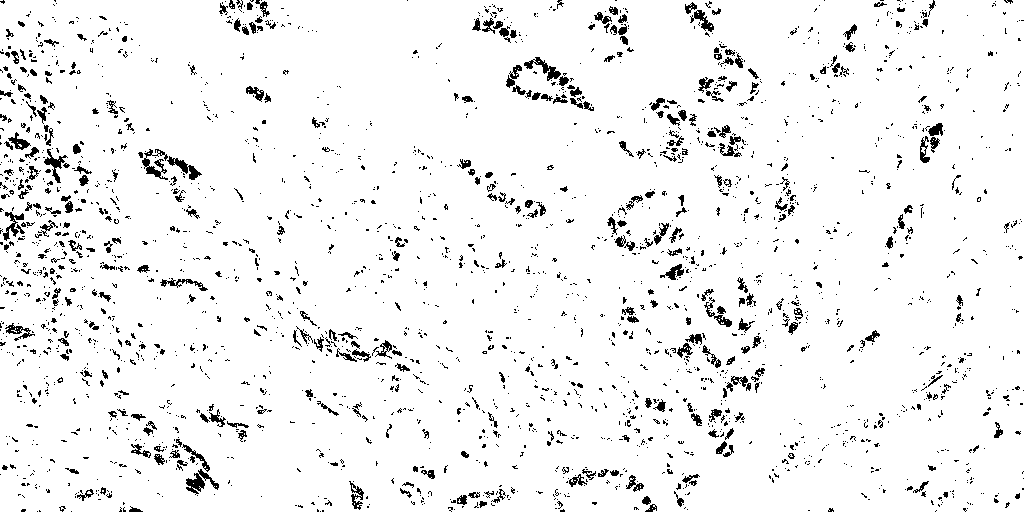
#> input picture anapath/notebooks/image_resultat.png, 1024 x 512 px, given in place of tile_02102_c74_r1_c2.png, which was not available
$ jupyter execute --allow-errors tile_manip.ipynb   (shell and % lines are left out)
#> lines starting #> are read from the running program, lines starting #| are printed output that depends on the picture; pictures that were not available may be replaced by others from this repository, and a replacement may not be noted
[cell 1]
import os

from PIL import Image
import numpy as np
import openslide
import numpy as np
import cv2
from PIL import Image
import matplotlib.pyplot as plt
import multiprocessing
from io import BytesIO
from pathlib import Path
import pandas as pd
import time
from concurrent.futures import ThreadPoolExecutor
import csv


Min_SIZE_MB = 13.5  # Taille max par tuile (en Mo)
tile_size_l = 4096
tile_size_h = 2048  # Taille des tuiles
level = 0  # Niveau de zoom OpenSlide (0 = max résolution)
train_tumor_path = "/mnt/c/Users/grego/Documents/Projet_ML/Data/Dataset/train/tumor"
train_normal_path = "/mnt/c/Users/grego/Documents/Projet_ML/Data/Dataset/train/normal"
treated_tumor_path='/mnt/c/Users/grego/Documents/Projet_ML/Data/TREATED/tumor'
treated_normal_path='/mnt/c/Users/grego/Documents/Projet_ML/Data/TREATED/normal'
totreat_tumor_path = '/mnt/c/Users/grego/Documents/Projet_ML/Data/TOTREAT/tumor'
totreat_normal_path = '/mnt/c/Users/grego/Documents/Projet_ML/Data/TOTREAT/normal'

os.environ["OMP_NUM_THREADS"] = "16"  # Ajustez selon votre nombre de cœurs
os.environ["MKL_NUM_THREADS"] = "16"
input_path = "/mnt/c/Users/grego/Documents/Projet_ML/Data/TOTREAT/tumor" # / a la fin
val_path='/mnt/c/Users/grego/Documents/Projet_ML/Data/Dataset/val'
train_path='/mnt/c/Users/grego/Documents/Projet_ML/Data/Dataset/train'

[cell 2]
from pathlib import Path
listfile = list(Path(train_normal_path).glob('*.png'))
len(listfile)

#> (a cell that did not finish here is left out)

[cell 4]
import os
import re
import random

def select_random_files_by_index(directory, num_files=15):
    """
    Sélectionne aléatoirement un certain nombre de fichiers ayant le même indice.

    Args:
        directory (str): Chemin vers le répertoire contenant les fichiers
        num_files (int): Nombre de fichiers à sélectionner (défaut: 5)

    Returns:
        list: Liste des fichiers sélectionnés
    """
#> called with num_files = 15
    all_files = [f for f in os.listdir(directory) if os.path.isfile(os.path.join(directory, f))]

    # Extraire les indices des fichiers
    indices = {}
    for filename in all_files:
        # Utiliser une expression régulière pour extraire l'indice
        match = re.search(r'tile_([a-zA-Z0-9]+)_', filename)
        if match:
            index = match.group(1)
            if index not in indices:
                indices[index] = []
            indices[index].append(filename)
    print(indices)
    # Dictionnaire pour stocker les résultats
    selected_files_by_index = {}

    # Pour chaque indice, sélectionner des fichiers aléatoires
    for index, files in indices.items():
        # Si suffisamment de fichiers sont disponibles pour cet indice
        if len(files) >= num_files:
            # Si suffisamment de fichiers sont disponibles, en sélectionner 5 aléatoirement
            selected_files_by_index[index] = random.sample(files, num_files)
        else:
            # Si moins de 5 fichiers sont disponibles, prendre tous les fichiers
            selected_files_by_index[index] = files

    return selected_files_by_index

# Exemple d'utilisation
if __name__ == "__main__":
    directory_path = train_normal_path  # Remplacez par votre chemin
    selected_normal_files = select_random_files_by_index(directory_path)

    print(f"Fichiers sélectionnés avec le même indice:")
    for indice, file in selected_normal_files.items():
        print(f"{indice} : {file}")

[cell 5]
pd.DataFrame(selected_normal_files.keys())

[cell 6]
all_files = [f for f in os.listdir(train_tumor_path) if os.path.isfile(os.path.join(train_tumor_path, f))]
#> (the rest of this cell did not finish here and is left out)

[cell 7]
from natsort import natsort_keygen
result = pd.DataFrame(all_files).rename(columns={0: 'fichier'})
result = result.sort_values('fichier', key=natsort_keygen())
result
result['lame']=result['fichier'].apply(lambda x: x.split(sep='_')[1])
result['tx_c_t'] = "TBD"
result['label'] = "TBD"

result

#> (a cell that did not finish here is left out)

[cell 9]
import random
import shutil
# [36 lines left out: function move_unselected_files, not called in this run]

#> (a cell that did not finish here is left out)

[cell 11]
from anapath.lib import who_am_i

[cell 12]
import sys
print(sys.path)  # Vérifier que le chemin contenant anapath est bien là

#> (a cell that did not finish here is left out)

[cell 14]
filepath = f"{train_tumor_path}/tile_02102_c74_r1_c2.png"
image = Image.open(filepath)
#> image is the input picture: PIL image 1024x512 L; 94.6% white; black in thin lines or dots
img1 = np.array(image)
img1.shape

from sklearn.cluster import KMeans

X = img1.reshape(-1,4)
X.shape
km = KMeans(n_clusters=5).fit(X)
segmented_img = km.cluster_centers_[km.labels_]
segmented_img = segmented_img.reshape(img1.shape)
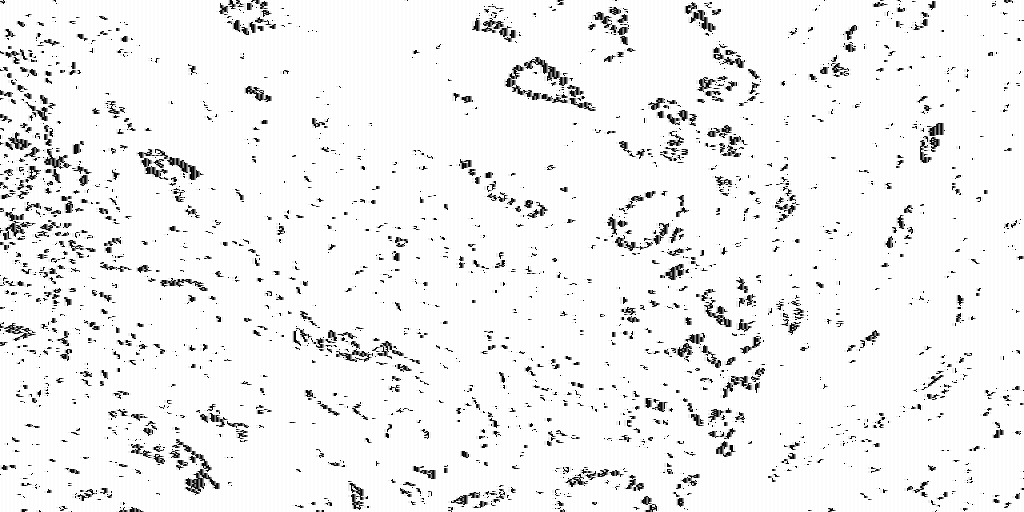
#> segmented_img: shape (512, 1024) float64; min 0, max 255, mean 241.1

[cell 15]
from sklearn.cluster import KMeans

X = img1.reshape(-1,4)
X.shape
km = KMeans(n_clusters=5).fit(X)
segmented_img = km.cluster_centers_[km.labels_]
segmented_img = segmented_img.reshape(img1.shape)
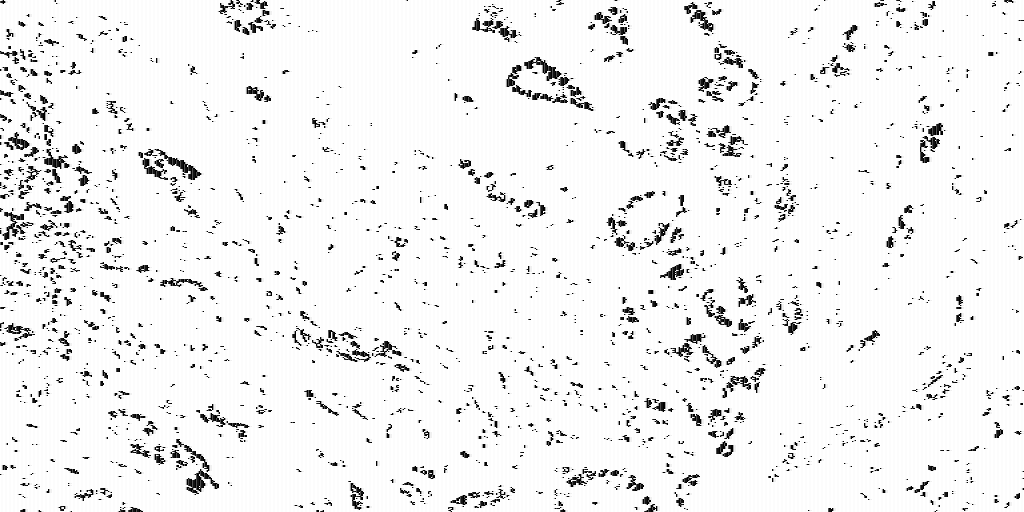
#> segmented_img: shape (512, 1024) float64; min -2.84e-14, max 255, mean 241.1; drawn with min black and max white

km.score

[cell 16]
np.round(km.cluster_centers_)
#> Out = [[255, 253, 253, 255], [80, 19, 19, 0], [0, 167, 242, 240], [255, 242, 158, 0], [94, 0, 0, 255]]

[cell 17]
filepath = f"{train_tumor_path}/tile_02102_c74_r1_c2.png"
image = Image.open(filepath)
img1 = np.array(image)
img1.shape

from sklearn.cluster import KMeans

X = img1.reshape(-1,4)
X.shape
km = KMeans(n_clusters=5).fit(X)
segmented_img = km.cluster_centers_[km.labels_]
segmented_img = segmented_img.reshape(img1.shape)
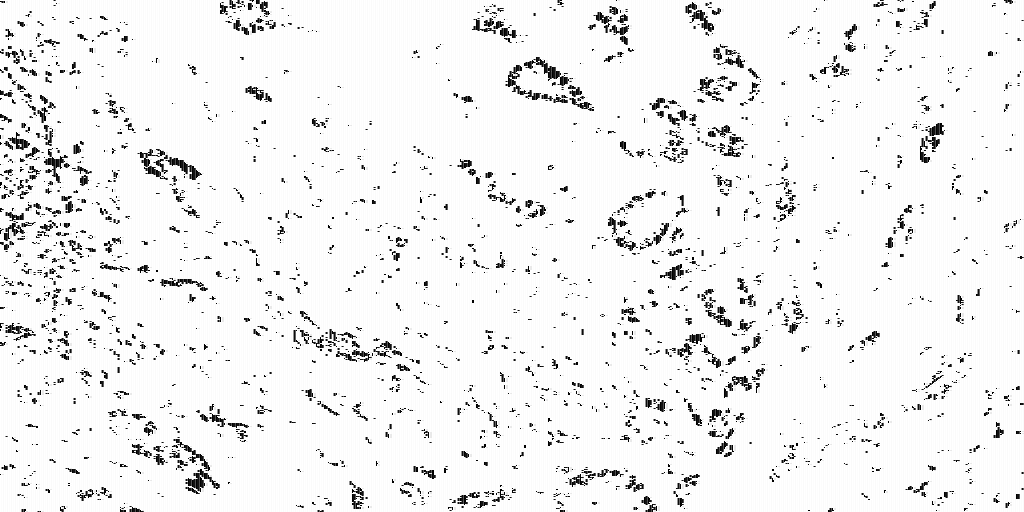
#> segmented_img: shape (512, 1024) float64; min 0, max 255, mean 241.1

[cell 18]
plt.imshow(img1)
cv2.imwrite("resultat_rgba_3.jpg", img1)
#> Out = True

[cell 19]
import anapath.image

[cell 20]
segmented_img_int = np.round(segmented_img).astype(np.int32)
plt.imshow(segmented_img_int)
segmented_img_int.shape
#> Out = (512, 1024)

#> (a cell that did not finish here is left out)

[cell 22]
km.cluster_centers_
#> Out = [[255, 253, 255, 250.5], [2.84e-14, 19.35, 18.72, 80.74], [2.84e-14, 255, 234.5, 232.3], [255, 146.1, 11.76, 97.27], [0, 0, 255, 255]]

[cell 23]
import cv2
import numpy as np
import matplotlib.pyplot as plt

# [142 lines left out: functions compter_points_colores, afficher_resultats, not called in this run]

# Exemple d'utilisation
if __name__ == "__main__":

    # Exemple 2: Image RGBA
    print("\n=== Exemple 2: Image RGBA ===")
    # Créer une image RGBA test (cercles roses avec différentes transparences)
    #image_test_rgba = segmented_img_int


    # Compter les points de couleur rose moyen (227, 149, 211) dans l'image RGBA
    # La couleur est spécifiée en RGB pour les images RGBA
    # Définir la couleur cible au format BGR (Bleu, Vert, Rouge)

    #couleur_rgb = (125,  31, 160)  # Violet en RGB


    try:
        # Avec un seuil alpha minimum (ignorer les pixels trop transparents)
        filepath = f"{train_tumor_path}/tile_02120_c397_r0_c0.png"
        image = Image.open(filepath)
        img1 = np.array(image)
        cv2.imwrite("resultat_rgba_ouverture.jpg", img1)
       ## Ajout de contraste
        clahe = cv2.createCLAHE(clipLimit=12, tileGridSize=(2,2))
        image = img1.astype(np.uint8)
        rgb = image[:, :, :3]
        alpha = image[:, :, 3]
        lab = cv2.cvtColor(rgb, cv2.COLOR_RGB2LAB)
        lab[:, :, 0] = clahe.apply(lab[:, :, 0])
        rgb_enhanced = cv2.cvtColor(lab, cv2.COLOR_LAB2RGB)

        result = np.zeros_like(image)
        result[:, :, :3] = rgb_enhanced
        result[:, :, 3] = alpha
        image_fin = result
        #plt.imshow(image_fin)
        cv2.imwrite("resultat_rgba_contraste.jpg", image_fin)

        from sklearn.cluster import KMeans
        couleur_rgb = (79,  11, 115)
        X = image_fin.reshape(-1,4)
        X.shape
        #km = KMeans(n_clusters=3).fit(X)
        segmented_img = km.cluster_centers_[km.labels_]
        segmented_img = segmented_img.reshape(img1.shape)
        segmented_img_int = np.round(segmented_img).astype(np.int32)
        cv2.imwrite("resultat_rgba_kmean.jpg", segmented_img_int)

        image_test_rgba = segmented_img_int
        nombre, tailles, image_resultat = compter_points_colores(
        image_test_rgba, couleur_rgb, tolerance=5, alpha_min=0)
        afficher_resultats(nombre, tailles, image_resultat)
        cv2.imwrite("resultat_rgba_avec_contour.jpg", image_resultat)


        df = pd.DataFrame(tailles)
        #df['cluster'] = km.labels_
        df.rename(columns={0:'taille'},inplace=True)

        taux = df[df['taille']>400].count() / df.count()
        print(f"le taux de cellule cancéreuse est de : {taux*100}")

        # [5 lines of commented-out code are left out]
    except Exception as e:
        print(f"Erreur: {str(e)}")

#> (a cell that did not finish here is left out)

[cell 25]
km.cluster_centers_

[cell 26]
cv2.imwrite("resultat_rgba_avec_contraste.jpg", segmented_img_int)
#> Out = True

[cell 27]
km.cluster_centers_
#> Out = [[255, 253, 255, 250.5], [2.84e-14, 19.35, 18.72, 80.74], [2.84e-14, 255, 234.5, 232.3], [255, 146.1, 11.76, 97.27], [0, 0, 255, 255]]

[cell 28]
clahe = cv2.createCLAHE(clipLimit=12, tileGridSize=(2,2))
image = img1.astype(np.uint8)
#> (the rest of this cell did not finish here and is left out)

[cell 29]
km.cluster_centers_
